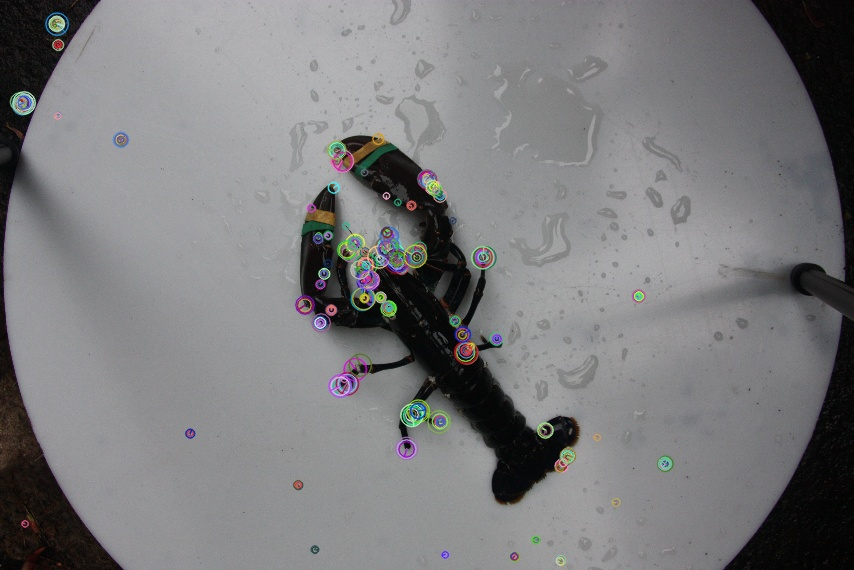
#> input picture documents/report/tex/appendix/imgs/orb1424.JPG, 854 x 570 px, given as the content of the folder ../../../documents/report/tex/appendix/imgs/orb1424.JPG/raw/, which was not available
$ python detection.py ../../../documents/report/tex/appendix/imgs/orb1424.JPG
#> lines starting #> are read from the running program, lines starting #| are printed output that depends on the picture; after the words box and inside, x2 and y2 are one past the last pixel; in counts of white or black regions, pixels touching at a corner belong together; pictures that were not available may be replaced by others from this repository, and a replacement may not be noted
### work/src/common/cv.py
import cv2
import os
import math
import numpy as np

""" common_cv.py: All common functions that use OpenCV and deal with keypoints. """

HIST_BINS = [8,8,8]

### Metric functions ###

# [5 lines left out: function get_distance, not called in this run]

def get_point_tuple(kp):
    """ Get coordinates of keypoint as an int tuple """
    return (int(kp.pt[0]), int(kp.pt[1]))

# [38 lines left out: functions midpoint, closest_kp, best_body_kp, not called in this run]


### Filter Functions ###

def filter_keypoints_octave(kps):
    """ Filter keypoints by octave level """
    filtered_kps = []

    for kp in kps:
        octave = kp.octave & 0xFF #Fix for OpenCV SIFT octaves
        if 3 < octave < 8:
            filtered_kps.append(kp)

    return filtered_kps

# [22 lines left out: functions filter_keypoints_size, filter_keypoints_histogram, not called in this run]

def remove_duplicates(kps):
    """ Remove duplicate key points that have the same coordinates. """
    filtered_kps = []

    class KP():
        def __init__(self, kp, pos):
            self.kp = kp
            self.pos  = pos

        def __eq__(self, other):
            return self.pos == other.pos

        def __hash__(self):
            return hash(self.pos)


    KPs = []
    for kp in kps:
        (x,y) = get_point_tuple(kp)

        KPs.append(KP(kp, (x,y)))

    return list(a.kp for a in set(KPs)) #filtered_kps


### Functions to get keypoints from images ###

def get_all_keypoints(image_filename):
    """ Get all keypoints from a filename """
    sift = cv2.xfeatures2d.SIFT_create()
    image = cv2.imread(image_filename)
#> image is the input picture: shape (570, 854, 3); mean B, G, R 124.3, 122.9, 123.1

    # Detect keypoints
    sift_kps = sift.detect(image, None)
#> sift_kps = 616 keypoints; strongest (x, y, size): (57, 23, 11.9), (524, 459, 48.8), (389, 309, 10.6), (407, 445, 4.8)
    sift_image = image.copy()
    keys, des = sift.compute(sift_image, sift_kps)
#> keys has the same summary as sift_kps
    keys_dict = dict(zip(keys, des))
#> keys_dict = 616 items

    # Basic filter keypoints using octaves
    kps = filter_keypoints_octave(keys)
#> the loop in filter_keypoints_octave, `for kp in kps:` made 616 passes
#> (kp, octave) on passes 1 to 3: (keypoint at (10, 186.8), size 2.7, 255), (keypoint at (11.4, 108.9), size 2, 255), (keypoint at (13.3, 112), size 2.1, 255)
#> after the loop in filter_keypoints_octave, `for kp in kps:`: filtered_kps = 4 keypoints; (x, y, size): (423, 316, 104.5), (423, 316, 104.5), (617, 274, 155.2), (90, 459, 64)
#> kps has the same summary as filtered_kps in filter_keypoints_octave

    return kps


# [40 lines left out: functions mask_image, get_image_kps, cv2window, not called in this run]


def get_histogram(image, kp):
    return cv2.calcHist([image], [0,1,2], mask_image(image, kp), HIST_BINS, [0,256,0,256,0,256])

# [4 lines left out: function drawKeypoints, not called in this run]

### submit/src/common/write.py
import cv2

from common.cv import get_point_tuple

# Type imports
from cv2 import KeyPoint
from typing import List, Tuple, Any
from classes.matching import KeyLabel
from classes.graphs import Graph

# Path for lobster images to match on
PATH = "/cs/home/sy35/Documents/cs4099/dataset/imgs/"


# Draw keypoints scaled so keypoints are more prominent
# [41 lines left out: functions draw_keypoints, permutations_as_query, not called in this run]

# Write list of opencv keypoints as .gdf format
def kps_as_gdf(kps: List[KeyPoint],
               filename: str,
               filepath: str) -> None:

    f = open(filepath + filename, "w")

    # Node header definition
    f.write("nodedef> name VARCHAR,label VARCHAR,width DOUBLE,height DOUBLE,x DOUBLE,y DOUBLE,color VARCHAR\n")

    # Write nodes
    i = 1
    px,py = (0,0)
    for kp in kps:
        (x,y) = get_point_tuple(kp)

        # Do not write duplicate keypoints
        f.write(str(i)+",\"\"," +
                str(kp.size)+"," +
                str(kp.size)+"," +
                str(x) + "," + str(y) +
                ",'153,153,153'\n")
        i += 1

        (px,py) = (x,y)
        f.flush()

    f.close()


# Write opencv image to file
def write_image(image: Any, filename: str) -> None:
    cv2.imwrite(filename, image)


# Draw permutation triplets to onto image and write to file
# [45 lines left out: functions write_triplets, write_keypoints, write_graph, not called in this run]

### submit/src/scripts/detection.py
import os
import subprocess
import cv2
import numpy as np
import sys


import common.matching as cm
import common.cv as cc
import common.write as cw


"""
This file detects all keypoints on a lobster image and writes the images with keypoints on them
Also writes all the keypoints into .gdf format as nodes with sizes and positions
"""

def get_detected_image(image, kps):
    for i in range(len(kps)):
        kp = kps[i]
        cv2.putText(image, str(i), cc.get_point_tuple(kp), 1, 1, (0,0,255), 2, cv2.Line_AA)

    return image

def write_detected_image(read_path, write_path, kps):
    image = cv2.imread(read_path)
    cv2.drawKeypoints(image, kps, image, flags=cv2.DRAW_MATCHES_FLAGS_DRAW_RICH_KEYPOINTS)
    for i in range(len(kps)):
        kp = kps[i]
        cv2.putText(image, str(i+1), cc.get_point_tuple(kp), 1, 4, (0,0,255), 2, cv2.LINE_AA)
    cv2.imwrite(write_path, image)


category: str = sys.argv[1]
read_path = "imgs/dataset/" + category + "/raw/"
write_path = "imgs/dataset/" + category + "/detected/"


for image_file in os.listdir(read_path):
    print(image_file)
    kps = cc.get_all_keypoints(read_path + image_file)
#> kps has the same summary as filtered_kps in filter_keypoints_octave
    kps = cc.remove_duplicates(kps)
#> the loop in remove_duplicates, `for kp in kps:` made 4 passes
#> after the loop in remove_duplicates, `for kp in kps:`: KPs = 4 items
#> kps = 3 keypoints; (x, y, size): (423, 316, 104.5), (617, 274, 155.2), (90, 459, 64)

    # Write keypoints as gdf nodes
    cw.kps_as_gdf(kps, image_file[4:8] + ".gdf", "graphs/annotated/" + category + "/")
#> the loop in kps_as_gdf, `for kp in kps:` made 3 passes
#> (kp, x, y, px, py) on passes 1 to 3: (keypoint at (617.1, 273.9), size 155.2, 617, 273, 617, 273), (keypoint at (90.4, 459.2), size 64, 90, 459, 90, 459), (keypoint at (423.2, 316.5), size 104.5, 423, 316, 423, 316)
#> after the loop in kps_as_gdf, `for kp in kps:`: i = 4

    # Draw lobster image with keypoints
    write_detected_image(read_path + image_file, write_path + image_file, kps)
#> in write_detected_image, `cv2.drawKeypoints(image, kps, image, flags=cv2.DRAW_MATCHES_FLAGS_DRAW..`:
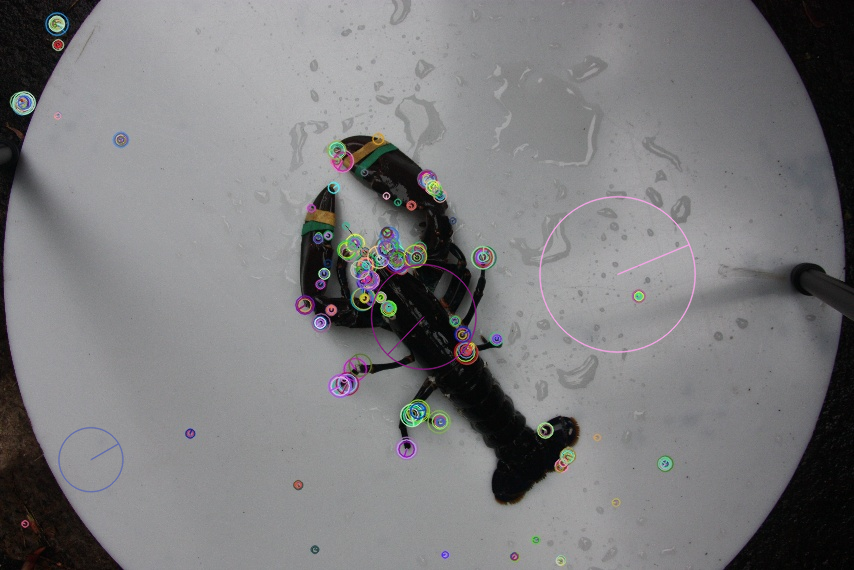
#> image: shape (570, 854, 3); 0.65% of pixels changed, all inside (x1, y1, x2, y2) = (57, 195, 697, 493)
#> the loop in write_detected_image, `for i in range(len(kps)):` made 3 passes
#> kp on passes 1 to 3: keypoint at (617.1, 273.9), size 155.2, keypoint at (90.4, 459.2), size 64, keypoint at (423.2, 316.5), size 104.5
#> after the loop in write_detected_image, `for i in range(len(kps)):`:
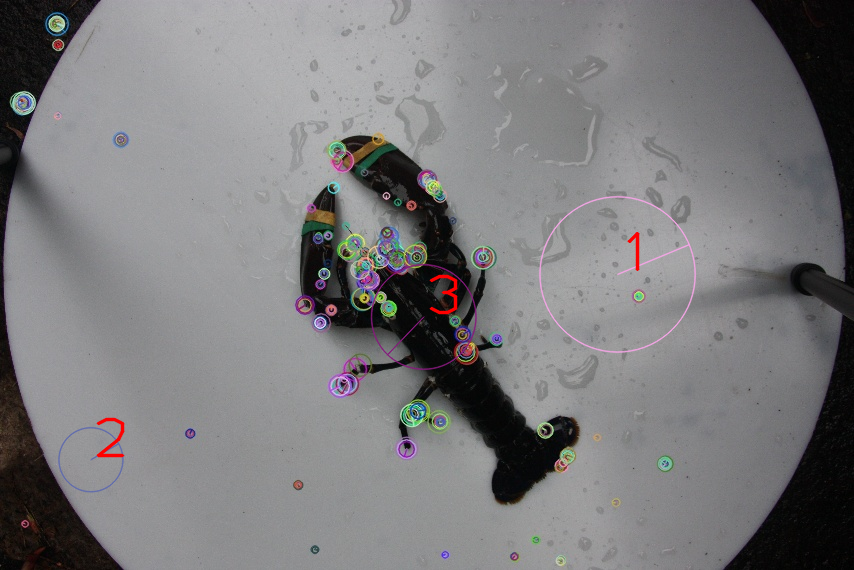
#> image: shape (570, 854, 3); 0.24% of pixels changed, all inside (x1, y1, x2, y2) = (96, 232, 640, 458)


#annotated to complete
# tranlate_graph() gfu -> Graph
# graph_to_gdf() Graph -> gfu

$ run again, on documents/report/tex/appendix/imgs/orb1487.JPG
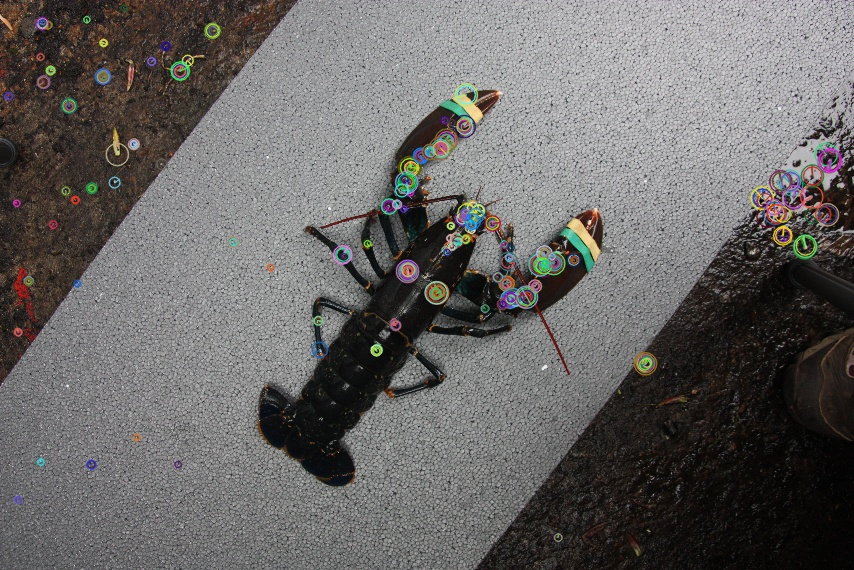
#> input picture documents/report/tex/appendix/imgs/orb1487.JPG, 854 x 570 px, given as the content of the folder ../../../documents/report/tex/appendix/imgs/orb1487.JPG/raw/, which was not available
#> in get_all_keypoints, image is the input picture: shape (570, 854, 3); mean B, G, R 101.2, 102.4, 104.5
#> sift_kps = 3707 keypoints; strongest (x, y, size): (589, 222, 2.6), (376, 349, 8.8), (841, 185, 4.2), (849, 169, 2.1)
#> keys has the same summary as sift_kps
#> keys_dict = 3707 items
#> the loop in filter_keypoints_octave, `for kp in kps:` made 3707 passes
#> (kp, octave) on passes 1 to 3: (keypoint at (2.7, 42.4), size 2.3, 255), (keypoint at (3.6, 136.1), size 2.3, 255), (keypoint at (3.8, 20), size 3, 255)
#> after the loop in filter_keypoints_octave, `for kp in kps:`: filtered_kps = 7 keypoints; (x, y, size): (311, 427, 62.1), (419, 283, 116.1), (224, 251, 149.9), (482, 422, 106.7), (607, 334, 69.1), (507, 190, 73), (626, 437, 69.4)
#> in get_all_keypoints, `kps = filter_keypoints_octave(keys)`: kps has the same summary as filtered_kps in filter_keypoints_octave
#> `kps = cc.get_all_keypoints(read_path + image_file)`: kps has the same summary as filtered_kps in filter_keypoints_octave
#> the loop in remove_duplicates, `for kp in kps:` made 7 passes
#> after the loop in remove_duplicates, `for kp in kps:`: KPs = 7 items
#> the loop in kps_as_gdf, `for kp in kps:` made 7 passes
#> (kp, x, y, px, py) on passes 1 to 7: (keypoint at (507, 190.4), size 73, 507, 190, 507, 190), (keypoint at (482.1, 421.8), size 106.7, 482, 421, 482, 421), (keypoint at (626.2, 436.7), size 69.4, 626, 436, 626, 436), (keypoint at (607.2, 334.5), size 69.1, 607, 334, 607, 334), (keypoint at (418.8, 282.9), size 116.1, 418, 282, 418, 282), (keypoint at (224, 250.9), size 149.9, 223, 250, 223, 250), (keypoint at (310.8, 426.9), size 62.1, 310, 426, 310, 426)
#> after the loop in kps_as_gdf, `for kp in kps:`: i = 8
#> in write_detected_image, `cv2.drawKeypoints(image, kps, image, flags=cv2.DRAW_MATCHES_FLAGS_DRAW..`:
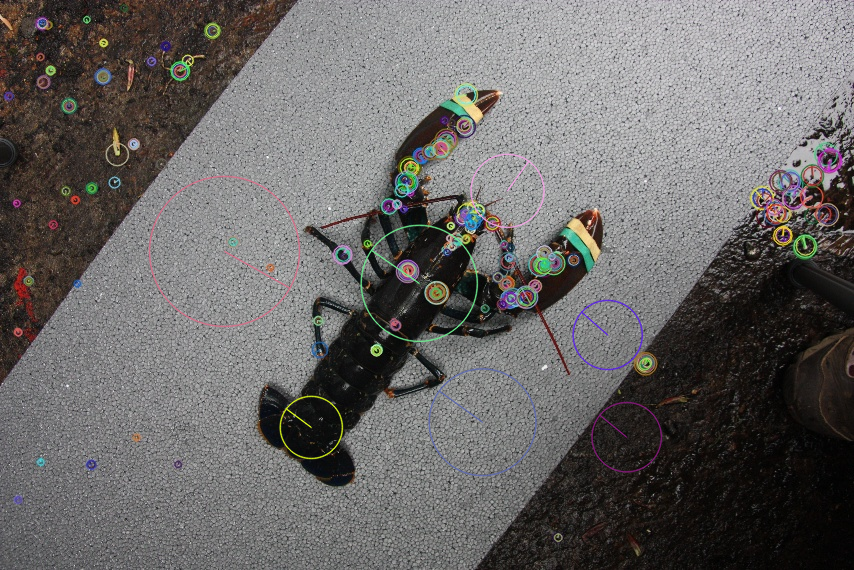
#> image: shape (570, 854, 3); 1.29% of pixels changed, all inside (x1, y1, x2, y2) = (148, 153, 663, 477)
#> the loop in write_detected_image, `for i in range(len(kps)):` made 7 passes
#> kp on passes 1 to 7: keypoint at (507, 190.4), size 73, keypoint at (482.1, 421.8), size 106.7, keypoint at (626.2, 436.7), size 69.4, keypoint at (607.2, 334.5), size 69.1, keypoint at (418.8, 282.9), size 116.1, keypoint at (224, 250.9), size 149.9, keypoint at (310.8, 426.9), size 62.1
#> after the loop in write_detected_image, `for i in range(len(kps)):`:
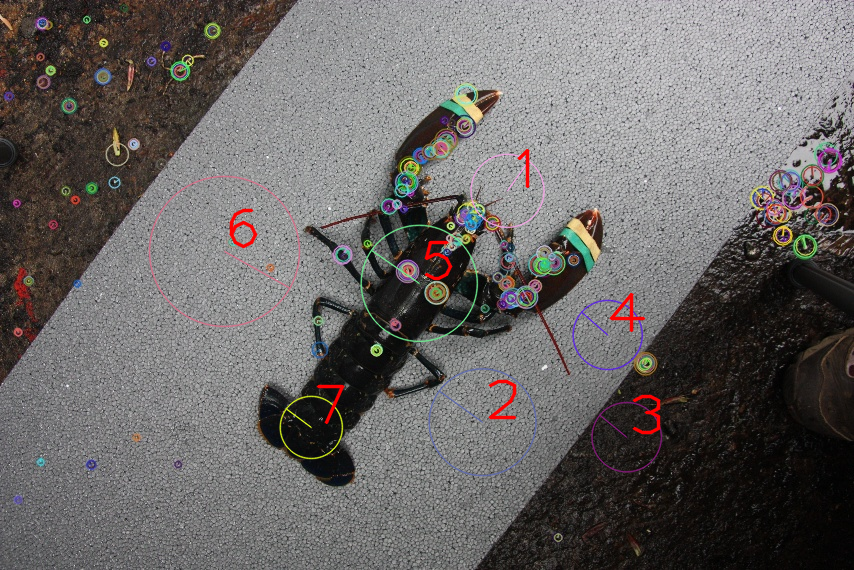
#> image: shape (570, 854, 3); 0.6% of pixels changed, all inside (x1, y1, x2, y2) = (229, 149, 661, 435)

$ run again, on documents/report/tex/appendix/imgs/orb1507.JPG
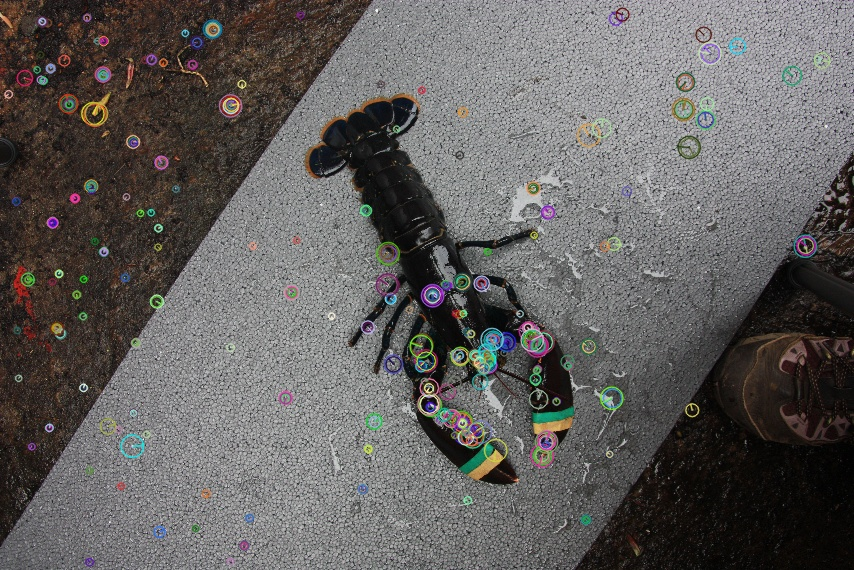
#> input picture documents/report/tex/appendix/imgs/orb1507.JPG, 854 x 570 px, given as the content of the folder ../../../documents/report/tex/appendix/imgs/orb1507.JPG/raw/, which was not available
#> in get_all_keypoints, image is the input picture: shape (570, 854, 3); mean B, G, R 93.6, 95, 97.6
#> sift_kps = 3715 keypoints; strongest (x, y, size): (430, 389, 1.9), (432, 405, 2.1), (805, 247, 2.4), (841, 112, 2)
#> keys has the same summary as sift_kps
#> keys_dict = 3715 items
#> the loop in filter_keypoints_octave, `for kp in kps:` made 3715 passes
#> (kp, octave) on passes 1 to 3: (keypoint at (2.8, 269.6), size 2, 255), (keypoint at (2.9, 133.6), size 2, 255), (keypoint at (3.1, 35.3), size 2, 255)
#> after the loop in filter_keypoints_octave, `for kp in kps:`: filtered_kps = 4 keypoints; (x, y, size): (438, 297, 102.9), (286, 251, 106), (366, 412, 61.6), (575, 464, 75.4)
#> in get_all_keypoints, `kps = filter_keypoints_octave(keys)`: kps has the same summary as filtered_kps in filter_keypoints_octave
#> `kps = cc.get_all_keypoints(read_path + image_file)`: kps has the same summary as filtered_kps in filter_keypoints_octave
#> the loop in remove_duplicates, `for kp in kps:` made 4 passes
#> after the loop in remove_duplicates, `for kp in kps:`: KPs = 4 items
#> the loop in kps_as_gdf, `for kp in kps:` made 4 passes
#> (kp, x, y, px, py) on passes 1 to 4: (keypoint at (285.6, 251.2), size 106, 285, 251, 285, 251), (keypoint at (437.6, 297.1), size 102.9, 437, 297, 437, 297), (keypoint at (574.6, 464.1), size 75.4, 574, 464, 574, 464), (keypoint at (366.4, 412.3), size 61.6, 366, 412, 366, 412)
#> after the loop in kps_as_gdf, `for kp in kps:`: i = 5
#> in write_detected_image, `cv2.drawKeypoints(image, kps, image, flags=cv2.DRAW_MATCHES_FLAGS_DRAW..`:
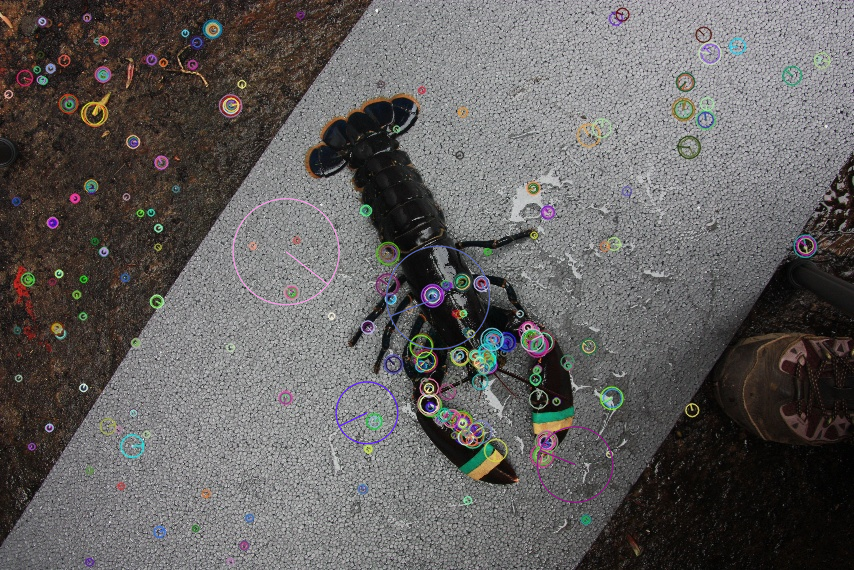
#> image: shape (570, 854, 3); 0.7% of pixels changed, all inside (x1, y1, x2, y2) = (232, 197, 614, 504)
#> the loop in write_detected_image, `for i in range(len(kps)):` made 4 passes
#> kp on passes 1 to 4: keypoint at (285.6, 251.2), size 106, keypoint at (437.6, 297.1), size 102.9, keypoint at (574.6, 464.1), size 75.4, keypoint at (366.4, 412.3), size 61.6
#> after the loop in write_detected_image, `for i in range(len(kps)):`:
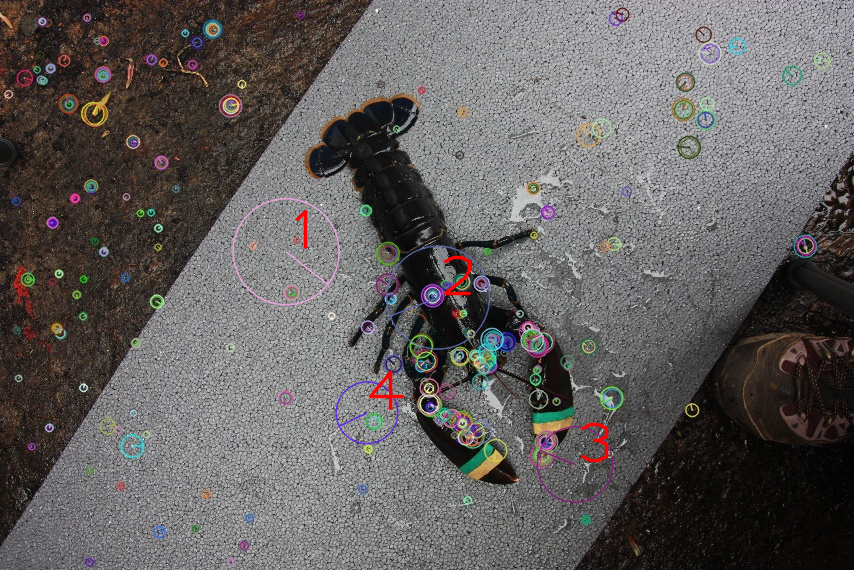
#> image: shape (570, 854, 3); 0.33% of pixels changed, all inside (x1, y1, x2, y2) = (295, 210, 609, 463)
